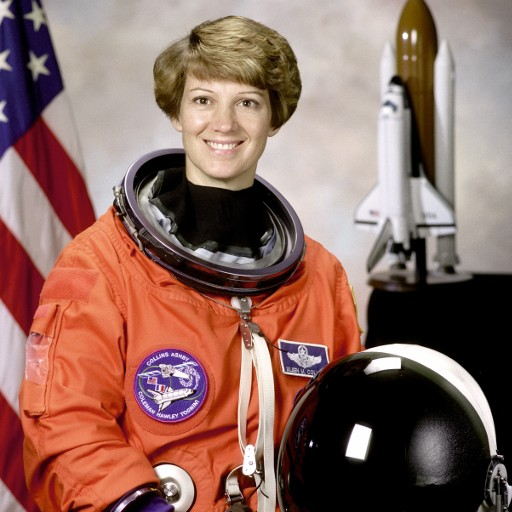
#> input picture tests/data/face_sample.jpg, 512 x 512 px
$ python -i image_matching.py   (imports and definitions only)
#> lines starting #> are read from the running program, lines starting #| are printed output that depends on the picture
"""
image_matching.py - compare a candidate image with the evidence slices.

Two independent signals are combined:

  * Perceptual hashes (pHash / dHash) - fast, good for near-identical copies,
    but they break on crops, rotations and heavy edits. The candidate is also
    compared in mirrored form, so flipped reposts are caught.
  * ORB feature matching + RANSAC (OpenCV, optional) - survives crops, scaling,
    rotation, mirroring and recompression. A copy is "verified" when enough
    keypoints agree on ONE consistent geometric transform.

Everything here is a heuristic that prioritises leads. It never proves that
one image is the original of another.
"""
from __future__ import annotations

import imagehash
from PIL import Image, ImageOps

try:  # optional: without OpenCV only the hash signal is used
    import cv2
    import numpy as np
except ImportError:  # tests simulate this by monkeypatching `cv2` to None
    cv2 = None
    np = None

# Perceptual-hash Hamming distances (64-bit hashes). Heuristics, not proof.
NEAR_DUPLICATE_MAX_DISTANCE = 6
SIMILAR_MAX_DISTANCE = 12

# Feature matching. Measured on synthetic and real photos: edited copies
# (crop / rotate / mirror / JPEG q35 / 1/3 downscale) gave 62-842 inliers,
# unrelated images gave 7 or fewer. 15 leaves a wide safety margin.
FEATURE_INLIER_THRESHOLD = 15
ORB_MAX_SIDE = 640
ORB_MIN_KEYPOINTS = 20
ORB_RATIO = 0.75
RANSAC_REPROJ_THRESHOLD = 4.0

STRENGTH_ORDER = {"NEAR_DUPLICATE": 0, "SIMILAR": 1, "WEAK": 2}


# [26 lines left out: functions strength_for, comparison_rank, better_comparison, not called in this run]


# ------------------------------------------------------------------ features
def orb_features(img: Image.Image):
    """ORB keypoints + descriptors, or None (no OpenCV / too few keypoints)."""
    if cv2 is None:
        return None
    gray = cv2.cvtColor(np.asarray(img.convert("RGB")), cv2.COLOR_RGB2GRAY)
    h, w = gray.shape
    scale = min(1.0, ORB_MAX_SIDE / max(h, w))
    if scale < 1.0:
        gray = cv2.resize(gray, (max(1, int(w * scale)), max(1, int(h * scale))), interpolation=cv2.INTER_AREA)
    keypoints, descriptors = cv2.ORB_create(nfeatures=1000).detectAndCompute(gray, None)
    if descriptors is None or len(keypoints) < ORB_MIN_KEYPOINTS:
        return None
    return {"pts": np.float32([k.pt for k in keypoints]), "desc": descriptors}


def evidence_features(img: Image.Image):
    """Features of the evidence slice and of its mirror image (mirror reposts)."""
    return {"orig": orb_features(img), "mirror": orb_features(ImageOps.mirror(img))}


# [67 lines left out: functions count_inliers, compare_to_evidence, not called in this run]

>>> from PIL import Image
>>> picture = Image.open('tests/data/face_sample.jpg')
#> picture is the input picture: PIL image 512x512 RGB; mean R, G, B 141.6, 105.8, 96.5
>>> result = evidence_features(picture)
#> in orb_features, `gray = cv2.cvtColor(np.asarray(img.convert("RGB")), cv2.COLOR_RGB2GRAY)`:
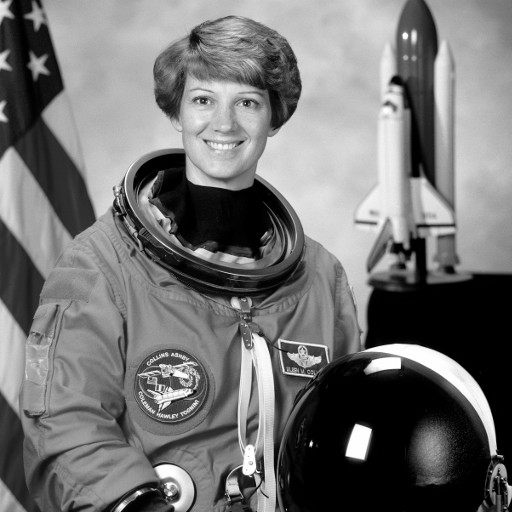
#> gray: shape (512, 512); min 0, max 255, mean 115.4
#> in orb_features, `keypoints, descriptors = cv2.ORB_create(nfeatures=1000).detectAndCompu..`: keypoints = 1000 keypoints; strongest (x, y, size): (399, 367, 31), (356, 425, 53.6), (357, 425, 64.3), (347, 454, 37.2)
#> in orb_features (call 2), `gray = cv2.cvtColor(np.asarray(img.convert("RGB")), cv2.COLOR_RGB2GRAY)`:
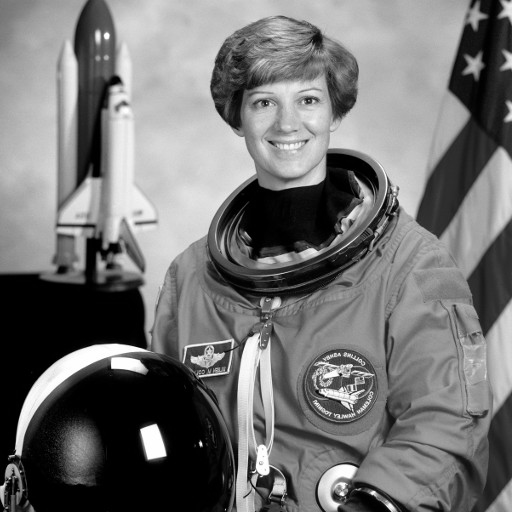
#> gray: shape (512, 512); min 0, max 255, mean 115.4
#> in orb_features (call 2), `keypoints, descriptors = cv2.ORB_create(nfeatures=1000).detectAndCompu..`: keypoints = 1000 keypoints; strongest (x, y, size): (112, 367, 31), (154, 425, 53.6), (153, 425, 64.3), (164, 454, 37.2)
#> result = 2 items
